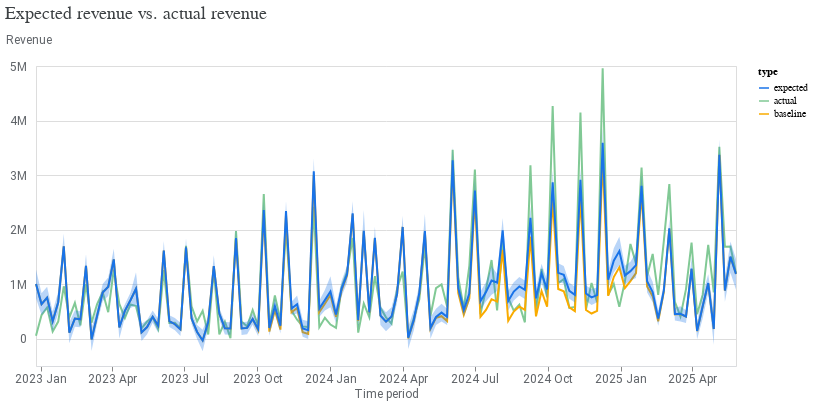

The notebook cell saved with this chart:
### Code cell
model_fit = visualizer.ModelFit(mmm)
model_fit.plot_model_fit()

### Figure 1 — Vega-Lite specification as saved in the notebook (floating-point values rounded to 4 significant figures; data arrays with more than 128 entries replaced by an {"elided": "..."} marker saying what was removed)
{"config": {"view": {"continuousWidth": 300, "continuousHeight": 300}, "axis": {"labelColor": "#5F6368", "labelFont": "Roboto", "labelFontSize": 12, "titleColor": "#5F6368", "titleFont": "Roboto", "titleFontSize": 12, "titleFontWeight": "normal"}}, "layer": [{"mark": {"type": "line"}, "encoding": {"color": {"field": "type", "scale": {"domain": ["expected", "actual", "baseline"], "range": ["#1A73E8", "#81C995", "#F9AB00"]}, "type": "nominal"}, "x": {"axis": {"domainColor": "#DADCE0", "format": "%Y %b", "grid": false, "tickCount": 8}, "field": "time", "title": "Time period", "type": "temporal"}, "y": {"axis": {"domain": false, "labelExpr": "replace(format(datum.value, '.3~s'), 'G', 'B')", "labelPadding": 10, "tickCount": 5, "ticks": false, "titleAlign": "left", "titleAngle": 0, "titleY": -20}, "field": "mean", "title": "Revenue", "type": "quantitative"}}}, {"mark": {"type": "area", "opacity": 0.3}, "encoding": {"color": {"field": "type", "legend": null, "scale": {"domain": ["expected"], "range": ["#1A73E8"]}, "type": "nominal"}, "x": {"field": "time", "type": "temporal"}, "y": {"field": "ci_hi", "type": "quantitative"}, "y2": {"field": "ci_lo"}}}], "data": {"name": "data-f35077e401e4eadfed10118361f593f5"}, "resolve": {"scale": {"color": "independent"}}, "title": {"text": "Expected revenue vs. actual revenue", "anchor": "start", "color": "#3C4043", "font": "Google Sans Display", "fontSize": 18, "fontWeight": "normal", "offset": 10}, "width": 700, "$schema": "https://vega.github.io/schema/vega-lite/v5.20.1.json", "datasets": {"data-f35077e401e4eadfed10118361f593f5": {"elided": "381 records"}}}
